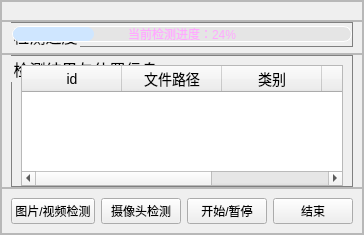
               <widget class="QWidget" name="page_2">
                <layout class="QGridLayout" name="gridLayout">
                 <property name="leftMargin">
                  <number>0</number>
                 </property>
                 <property name="topMargin">
                  <number>0</number>
                 </property>
                 <property name="rightMargin">
                  <number>0</number>
                 </property>
                 <property name="bottomMargin">
                  <number>0</number>
                 </property>
                 <property name="spacing">
                  <number>0</number>
                 </property>
                 <item row="0" column="0">
                  <widget class="QFrame" name="frame_10">
                   <property name="frameShape">
                    <enum>QFrame::StyledPanel</enum>
                   </property>
                   <property name="frameShadow">
                    <enum>QFrame::Raised</enum>
                   </property>
                   <layout class="QVBoxLayout" name="verticalLayout_4">
                    <property name="spacing">
                     <number>0</number>
                    </property>
                    <property name="leftMargin">
                     <number>0</number>
                    </property>
                    <property name="topMargin">
                     <number>0</number>
                    </property>
                    <property name="rightMargin">
                     <number>0</number>
                    </property>
                    <property name="bottomMargin">
                     <number>0</number>
                    </property>
                    <item>
                     <widget class="QFrame" name="frame_12">
                      <property name="sizePolicy">
                       <sizepolicy hsizetype="Preferred" vsizetype="Expanding">
                        <horstretch>0</horstretch>
                        <verstretch>7</verstretch>
                       </sizepolicy>
                      </property>
                      <property name="frameShape">
                       <enum>QFrame::StyledPanel</enum>
                      </property>
                      <property name="frameShadow">
                       <enum>QFrame::Raised</enum>
                      </property>
                      <layout class="QHBoxLayout" name="horizontalLayout_10">
                       <item>
                        <widget class="QLabel" name="label_input">
                         <property name="sizePolicy">
                          <sizepolicy hsizetype="Ignored" vsizetype="Ignored">
                           <horstretch>0</horstretch>
                           <verstretch>0</verstretch>
                          </sizepolicy>
                         </property>
                         <property name="styleSheet">
                          <string notr="true">background-color: rgb(255, 255, 255);
border: 1.1px solid gray;
</string>
                         </property>
                         <property name="lineWidth">
                          <number>1</number>
                         </property>
                         <property name="text">
                          <string/>
                         </property>
                         <property name="scaledContents">
                          <bool>false</bool>
                         </property>
                        </widget>
                       </item>
                       <item>
                        <widget class="QLabel" name="label_out">
                         <property name="sizePolicy">
                          <sizepolicy hsizetype="Ignored" vsizetype="Ignored">
                           <horstretch>0</horstretch>
                           <verstretch>0</verstretch>
                          </sizepolicy>
                         </property>
                         <property name="styleSheet">
                          <string notr="true">border: 1.1px solid gray;
background-color: rgb(255, 255, 255);
</string>
                         </property>
                         <property name="lineWidth">
                          <number>1</number>
                         </property>
                         <property name="text">
                          <string/>
                         </property>
                        </widget>
                       </item>
                      </layout>
                     </widget>
                    </item>
                    <item>
                     <widget class="QFrame" name="frame_13">
                      <property name="sizePolicy">
                       <sizepolicy hsizetype="Preferred" vsizetype="Expanding">
                        <horstretch>0</horstretch>
                        <verstretch>2</verstretch>
                       </sizepolicy>
                      </property>
                      <property name="maximumSize">
                       <size>
                        <width>16777215</width>
                        <height>63</height>
                       </size>
                      </property>
                      <property name="frameShape">
                       <enum>QFrame::StyledPanel</enum>
                      </property>
                      <property name="frameShadow">
                       <enum>QFrame::Raised</enum>
                      </property>
                      <layout class="QHBoxLayout" name="horizontalLayout_9">
                       <property name="spacing">
                        <number>0</number>
                       </property>
                       <property name="leftMargin">
                        <number>9</number>
                       </property>
                       <property name="topMargin">
                        <number>0</number>
                       </property>
                       <property name="rightMargin">
                        <number>9</number>
                       </property>
                       <property name="bottomMargin">
                        <number>6</number>
                       </property>
                       <item>
                        <widget class="QGroupBox" name="groupBox">
                         <property name="font">
                          <font>
                           <family>华文楷体</family>
                           <pointsize>-1</pointsize>
                           <weight>50</weight>
                           <italic>false</italic>
                           <bold>false</bold>
                          </font>
                         </property>
                         <property name="styleSheet">
                          <string notr="true">QGroupBox {
    border: 1.1px solid gray;
	font: 16px
    }</string>
                         </property>
                         <property name="title">
                          <string>检测进度</string>
                         </property>
                         <layout class="QHBoxLayout" name="horizontalLayout_11">
                          <property name="spacing">
                           <number>0</number>
                          </property>
                          <property name="leftMargin">
                           <number>0</number>
                          </property>
                          <property name="topMargin">
                           <number>0</number>
                          </property>
                          <property name="rightMargin">
                           <number>0</number>
                          </property>
                          <property name="bottomMargin">
                           <number>0</number>
                          </property>
                          <item>
                           <widget class="QProgressBar" name="progressBar">
                            <property name="maximumSize">
                             <size>
                              <width>16777215</width>
                              <height>16</height>
                             </size>
                            </property>
                            <property name="styleSheet">
                             <string notr="true">QProgressBar{ 
font: 700 10pt &quot;Nirmala UI&quot;;
color: #ffaaff; 
text-align:center; 
border:1px solid rgb(255, 255, 255);
border-radius: 8px; 
background-color: rgba(215, 215, 215,100);
} 

QProgressBar:chunk{ 
border-radius:0px; 
background:rgb(207, 230, 255);
border-radius: 7px;
}</string>
                            </property>
                            <property name="value">
                             <number>24</number>
                            </property>
                            <property name="format">
                             <string>当前检测进度：%p%</string>
                            </property>
                           </widget>
                          </item>
                         </layout>
                        </widget>
                       </item>
                      </layout>
                     </widget>
                    </item>
                    <item>
                     <widget class="QFrame" name="frame_14">
                      <property name="sizePolicy">
                       <sizepolicy hsizetype="Preferred" vsizetype="Expanding">
                        <horstretch>0</horstretch>
                        <verstretch>4</verstretch>
                       </sizepolicy>
                      </property>
                      <property name="maximumSize">
                       <size>
                        <width>16777215</width>
                        <height>16777215</height>
                       </size>
                      </property>
                      <property name="frameShape">
                       <enum>QFrame::StyledPanel</enum>
                      </property>
                      <property name="frameShadow">
                       <enum>QFrame::Raised</enum>
                      </property>
                      <layout class="QHBoxLayout" name="horizontalLayout_8">
                       <property name="spacing">
                        <number>0</number>
                       </property>
                       <property name="leftMargin">
                        <number>9</number>
                       </property>
                       <property name="topMargin">
                        <number>0</number>
                       </property>
                       <property name="rightMargin">
                        <number>9</number>
                       </property>
                       <property name="bottomMargin">
                        <number>0</number>
                       </property>
                       <item>
                        <widget class="QGroupBox" name="groupBox_3">
                         <property name="font">
                          <font>
                           <family>华文楷体</family>
                           <pointsize>-1</pointsize>
                           <weight>50</weight>
                           <italic>false</italic>
                           <bold>false</bold>
                          </font>
                         </property>
                         <property name="autoFillBackground">
                          <bool>false</bool>
                         </property>
                         <property name="styleSheet">
                          <string notr="true">QGroupBox {
    border: 1.1px solid gray;
    font: 16px
    }</string>
                         </property>
                         <property name="title">
                          <string>检测结果与位置信息</string>
                         </property>
                         <layout class="QHBoxLayout" name="horizontalLayout_12">
                          <property name="spacing">
                           <number>6</number>
                          </property>
                          <property name="leftMargin">
                           <number>9</number>
                          </property>
                          <property name="topMargin">
                           <number>9</number>
                          </property>
                          <property name="rightMargin">
                           <number>9</number>
                          </property>
                          <property name="bottomMargin">
                           <number>0</number>
                          </property>
                          <item>
                           <widget class="QTableWidget" name="tableWidget">
                            <property name="sizePolicy">
                             <sizepolicy hsizetype="Expanding" vsizetype="Expanding">
                              <horstretch>0</horstretch>
                              <verstretch>0</verstretch>
                             </sizepolicy>
                            </property>
                            <property name="minimumSize">
                             <size>
                              <width>0</width>
                              <height>121</height>
                             </size>
                            </property>
                            <property name="maximumSize">
                             <size>
                              <width>16777215</width>
                              <height>121</height>
                             </size>
                            </property>
                            <property name="font">
                             <font>
                              <family>华文楷体</family>
                              <pointsize>-1</pointsize>
                              <weight>50</weight>
                              <italic>false</italic>
                              <bold>false</bold>
                             </font>
                            </property>
                            <property name="styleSheet">
                             <string notr="true">font: 14px</string>
                            </property>
                            <column>
                             <property name="text">
                              <string>id</string>
                             </property>
                            </column>
                            <column>
                             <property name="text">
                              <string>文件路径</string>
                             </property>
                            </column>
                            <column>
                             <property name="text">
                              <string>类别</string>
                             </property>
                            </column>
                            <column>
                             <property name="text">
                              <string>置信度</string>
                             </property>
                            </column>
                            <column>
                             <property name="text">
                              <string>坐标位置</string>
                             </property>
                            </column>
                           </widget>
                          </item>
                         </layout>
                        </widget>
                       </item>
                      </layout>
                     </widget>
                    </item>
                    <item>
                     <widget class="QFrame" name="frame_11">
                      <property name="sizePolicy">
                       <sizepolicy hsizetype="Preferred" vsizetype="Expanding">
                        <horstretch>0</horstretch>
                        <verstretch>2</verstretch>
                       </sizepolicy>
                      </property>
                      <property name="maximumSize">
                       <size>
                        <width>16777215</width>
                        <height>63</height>
                       </size>
                      </property>
                      <property name="frameShape">
                       <enum>QFrame::StyledPanel</enum>
                      </property>
                      <property name="frameShadow">
                       <enum>QFrame::Raised</enum>
                      </property>
                      <layout class="QGridLayout" name="gridLayout_2">
                       <item row="0" column="0">
                        <widget class="QPushButton" name="pushButton_openimg">
                         <property name="sizePolicy">
                          <sizepolicy hsizetype="Expanding" vsizetype="Expanding">
                           <horstretch>5</horstretch>
                           <verstretch>0</verstretch>
                          </sizepolicy>
                         </property>
                         <property name="maximumSize">
                          <size>
                           <width>121</width>
                           <height>30</height>
                          </size>
                         </property>
                         <property name="text">
                          <string>图片/视频检测</string>
                         </property>
                         <property name="icon">
                          <iconset resource="icon.qrc">
                           <normaloff>:/img/img/文件.png</normaloff>:/img/img/文件.png</iconset>
                         </property>
                         <property name="autoRepeatDelay">
                          <number>301</number>
                         </property>
                         <property name="autoRepeatInterval">
                          <number>100</number>
                         </property>
                        </widget>
                       </item>
                       <item row="0" column="1">
                        <widget class="QPushButton" name="pushButton_sht">
                         <property name="sizePolicy">
                          <sizepolicy hsizetype="Expanding" vsizetype="Fixed">
                           <horstretch>5</horstretch>
                           <verstretch>0</verstretch>
                          </sizepolicy>
                         </property>
                         <property name="maximumSize">
                          <size>
                           <width>101</width>
                           <height>30</height>
                          </size>
                         </property>
                         <property name="text">
                          <string>摄像头检测</string>
                         </property>
                         <property name="icon">
                          <iconset resource="icon.qrc">
                           <normaloff>:/img/img/摄像头.png</normaloff>:/img/img/摄像头.png</iconset>
                         </property>
                        </widget>
                       </item>
                       <item row="0" column="2">
                        <widget class="QPushButton" name="pushButton_start_stop">
                         <property name="sizePolicy">
                          <sizepolicy hsizetype="Expanding" vsizetype="Expanding">
                           <horstretch>0</horstretch>
                           <verstretch>0</verstretch>
                          </sizepolicy>
                         </property>
                         <property name="maximumSize">
                          <size>
                           <width>101</width>
                           <height>30</height>
                          </size>
                         </property>
                         <property name="text">
                          <string>开始/暂停</string>
                         </property>
                         <property name="icon">
                          <iconset resource="icon.qrc">
                           <normaloff>:/img/img/运行.png</normaloff>
                           <normalon>:/img/img/暂停.png</normalon>:/img/img/运行.png</iconset>
                         </property>
                         <property name="checkable">
                          <bool>true</bool>
                         </property>
                        </widget>
                       </item>
                       <item row="0" column="3">
                        <widget class="QPushButton" name="pushButton_exit">
                         <property name="sizePolicy">
                          <sizepolicy hsizetype="Expanding" vsizetype="Fixed">
                           <horstretch>5</horstretch>
                           <verstretch>2</verstretch>
                          </sizepolicy>
                         </property>
                         <property name="maximumSize">
                          <size>
                           <width>101</width>
                           <height>30</height>
                          </size>
                         </property>
                         <property name="text">
                          <string>结束</string>
                         </property>
                         <property name="icon">
                          <iconset resource="icon.qrc">
                           <normaloff>:/img/img/结束.png</normaloff>:/img/img/结束.png</iconset>
                         </property>
                        </widget>
                       </item>
                      </layout>
                     </widget>
                    </item>
                   </layout>
                  </widget>
                 </item>
                </layout>
               </widget>
